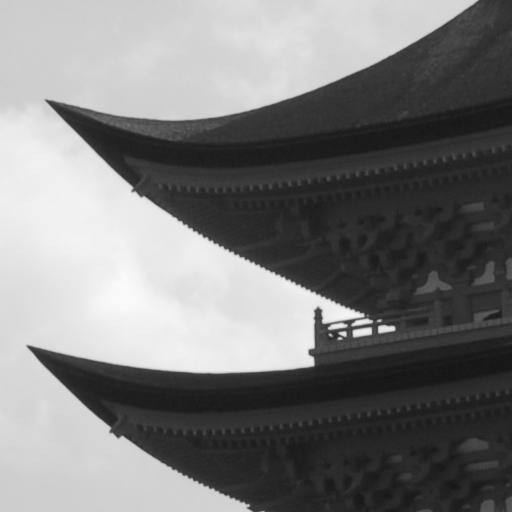
#> input picture Immagini/tetto.png, 512 x 512 px, found by its file name
$ python Es_3_1_6.py
#> lines starting #> are read from the running program, lines starting #| are printed output that depends on the picture
# -*- coding: utf-8 -*-
"""
Created on Fri Apr  4 18:09:45 2025

@author: david
"""

# Estrazione di Keypoint

import numpy as np # importa Numpy
import matplotlib.pyplot as plt # importa Matplotlib
import scipy.ndimage as ndi # importa Scipy per le immagini
import skimage.io as io # importa il modulo Input/Output di SK-Image
import mylib as ml

x = np.float64(io.imread('../immagini/tetto.png'))
#> x: shape (512, 512) float64; min 20, max 251, mean 123.2

plt.figure()
plt.imshow(x, cmap='gray', clim=None)
plt.colorbar();
plt.title('input')

# Creazione dei filtri per il calcolo delle derivate
V  = np.array([[0,-1,0],[0,1,0],[0,0,0]], dtype=np.float64)
H  = np.array([[0,0,0],[-1,1,0],[0,0,0]], dtype=np.float64)
D1 = np.array([[-1,0,0],[0,1,0],[0,0,0]], dtype=np.float64)
D2 = np.array([[0,0,-1],[0,1,0],[0,0,0]], dtype=np.float64)

# #calcola ciascuna derivata direzionale
v = ndi.correlate(x,V)
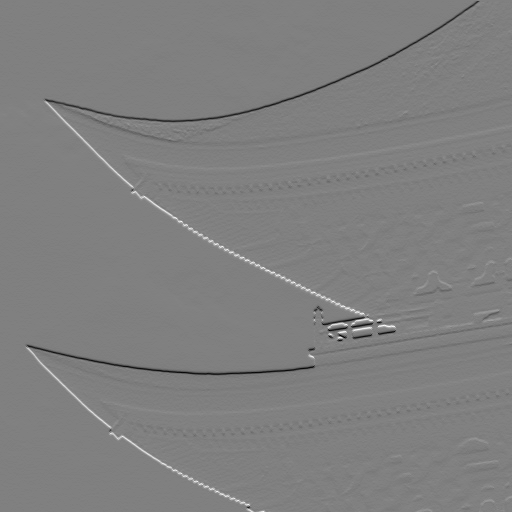
#> v: shape (512, 512) float64; min -101, max 100, mean -0.1; drawn with min black and max white
h = ndi.correlate(x,H)
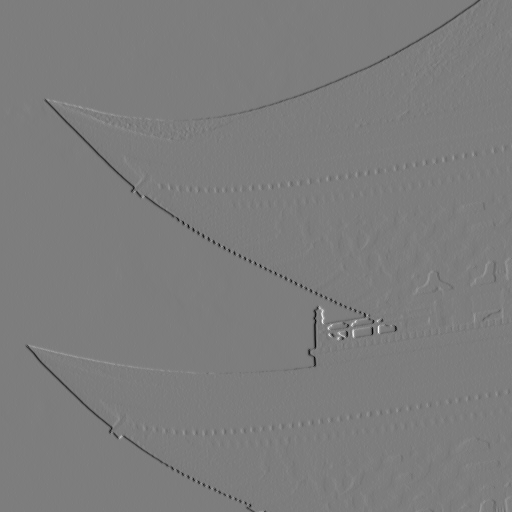
#> h: shape (512, 512) float64; min -106, max 109, mean -0.3; drawn with min black and max white
d1= ndi.correlate(x,D1)
d2= ndi.correlate(x,D2)

#per ciascuna derivata valuta media dei valori al quadrato su finestra scorrevole 5x5
vv = ndi.generic_filter(v**2, np.mean, 3)
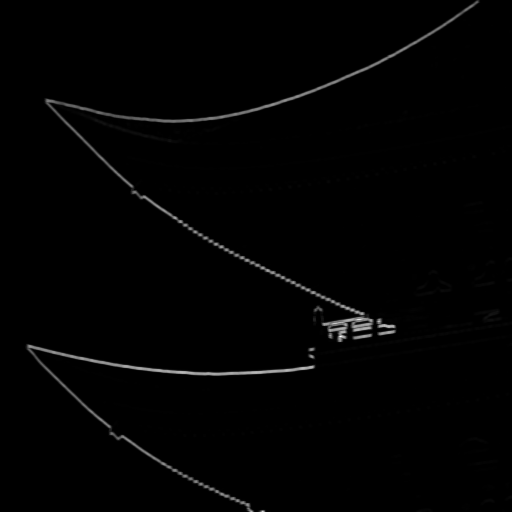
#> vv: shape (512, 512) float64; min 0, max 5074.2, mean 51.9; drawn with min black and max white
hh = ndi.generic_filter(h**2, np.mean, 3)
dd1 = ndi.generic_filter(d1**2, np.mean, 3)
dd2 = ndi.generic_filter(d2**2, np.mean, 3)
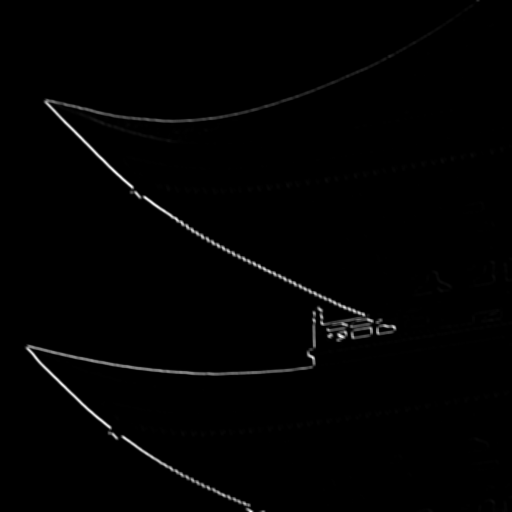
#> dd2: shape (512, 512) float64; min 0, max 7820.3, mean 79.9; drawn with min black and max white

Qmin = np.minimum( np.minimum(vv,hh), np.minimum(dd1,dd2))

MQmin = ndi.generic_filter(Qmin, np.max, 3)
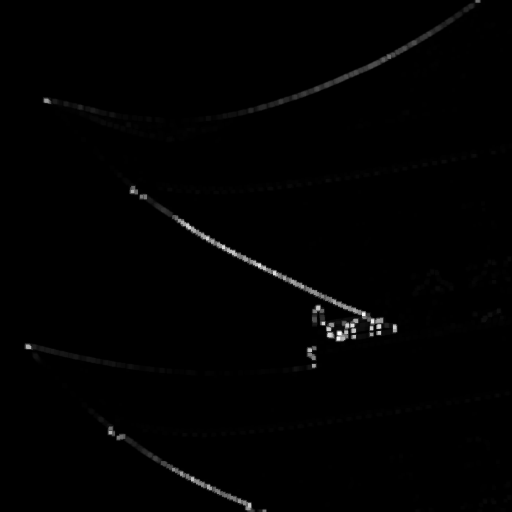
#> MQmin: shape (512, 512) float64; min 0, max 2152.7, mean 18.5; drawn with min black and max white

SP = (Qmin > 20) & (Qmin == MQmin)
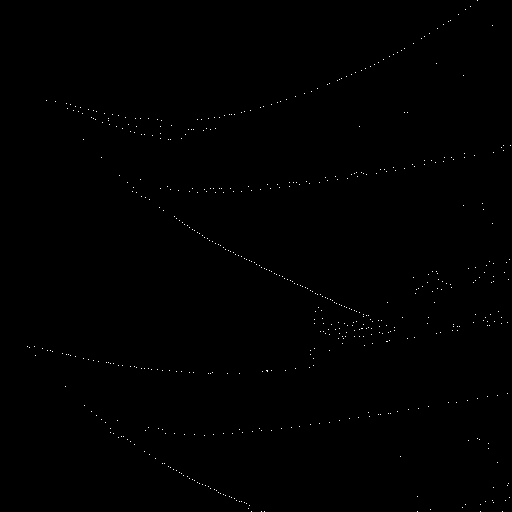
#> SP: shape (512, 512) bool; 0.22% white in thin lines or dots

plt.figure()
plt.imshow(SP, cmap='gray', clim=[0,1])
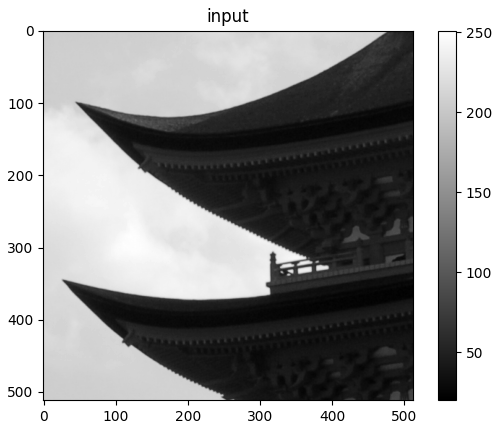
#> figure drawn by matplotlib, 2 panels
